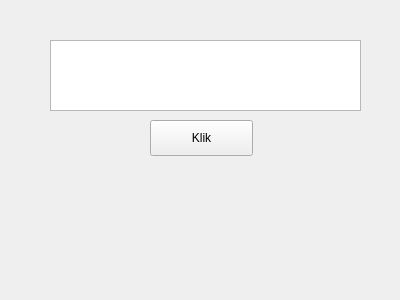
<?xml version="1.0" encoding="UTF-8"?>
<ui version="4.0">
 <class>Form</class>
 <widget class="QWidget" name="Form">
  <property name="geometry">
   <rect>
    <x>0</x>
    <y>0</y>
    <width>400</width>
    <height>300</height>
   </rect>
  </property>
  <property name="windowTitle">
   <string>Form</string>
  </property>
  <widget class="QPushButton" name="Klik">
   <property name="geometry">
    <rect>
     <x>150</x>
     <y>120</y>
     <width>103</width>
     <height>36</height>
    </rect>
   </property>
   <property name="text">
    <string>Klik</string>
   </property>
  </widget>
  <widget class="QTextEdit" name="textEdit">
   <property name="geometry">
    <rect>
     <x>50</x>
     <y>40</y>
     <width>311</width>
     <height>71</height>
    </rect>
   </property>
  </widget>
 </widget>
 <resources/>
 <connections/>
</ui>
